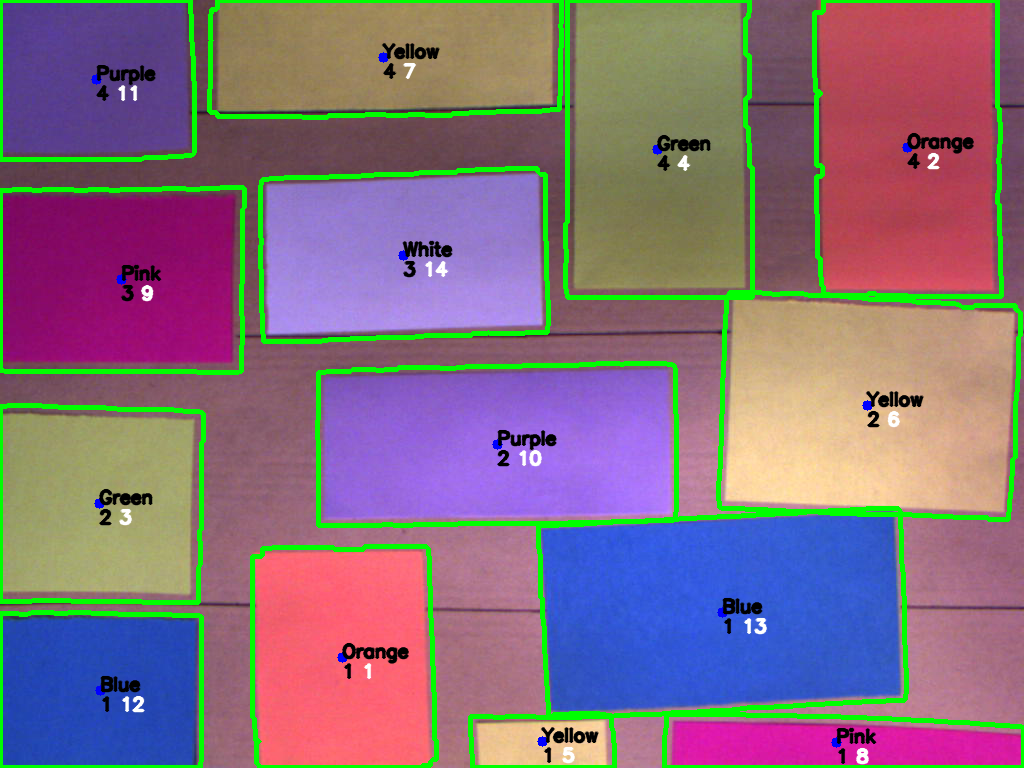
#> input picture paperEval.png, 1024 x 768 px, found by its file name
$ python comparehuh.py
#> lines starting #> are read from the running program, lines starting #| are printed output that depends on the picture
import cv2
import tkinter as tk
import matplotlib as mtp
import matplotlib.pyplot as plt
from matplotlib.backends.backend_tkagg import FigureCanvasTkAgg
from matplotlib import cm
from mpl_toolkits.mplot3d import Axes3D
from matplotlib.figure import Figure


root= tk.Tk()
root.title("Comparaison")

mtp.use("TkAgg")

canvas = tk.Canvas(root)

#plot the domains of the image
#read image
img = cv2.imread('paperEval.png')
#> img is the input picture: shape (768, 1024, 3); mean B, G, R 125.2, 111, 133.4
b,g,r = cv2.split(img)
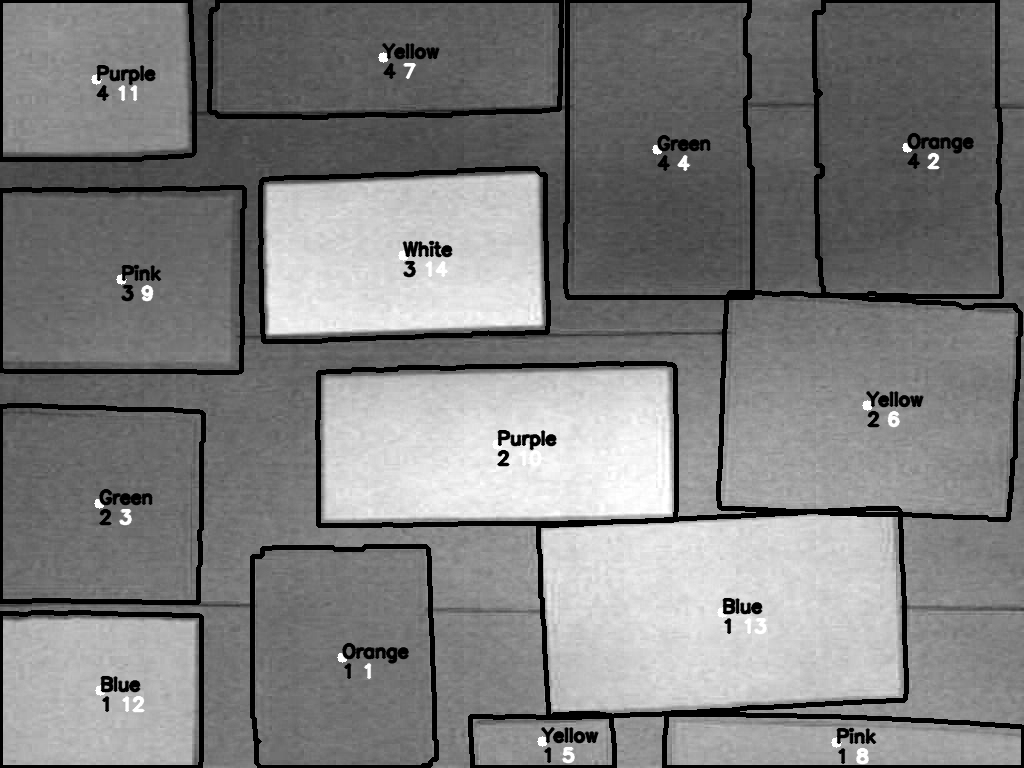
#> b: shape (768, 1024); min 0, max 255, mean 125.2
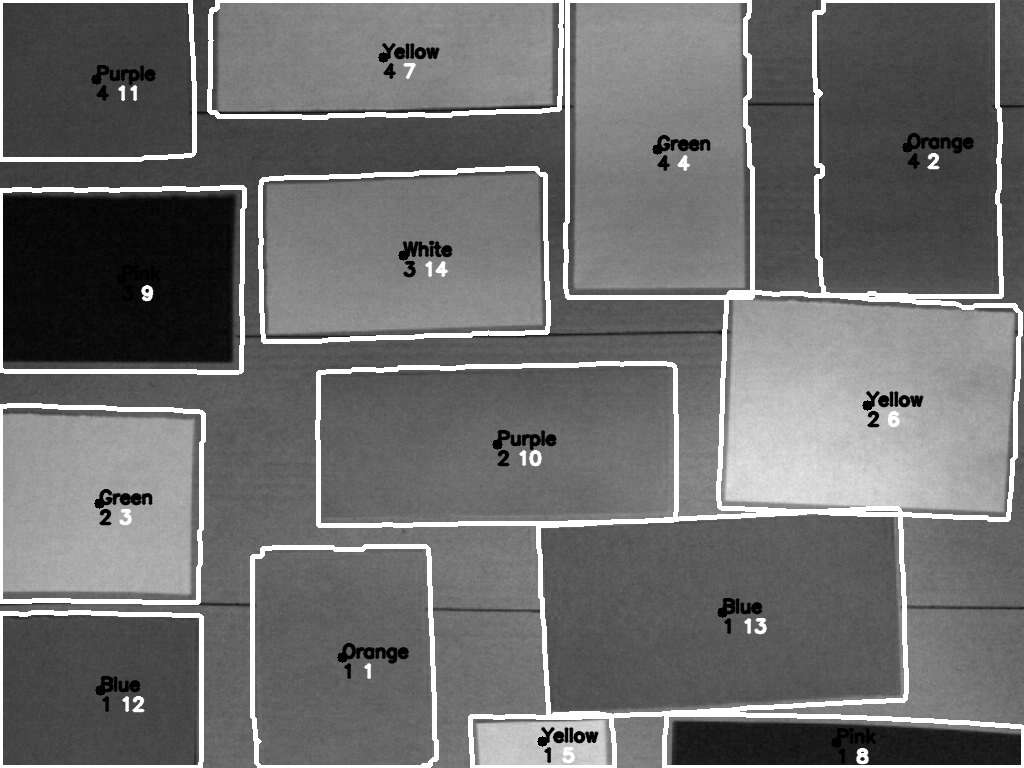
#> g: shape (768, 1024); min 0, max 255, mean 111
hsv = cv2.cvtColor(img, cv2.COLOR_BGR2HSV)
#> hsv: shape (768, 1024, 3); mean H, S, V 113.9, 132.9, 178.1
h,s,v = cv2.split(hsv)
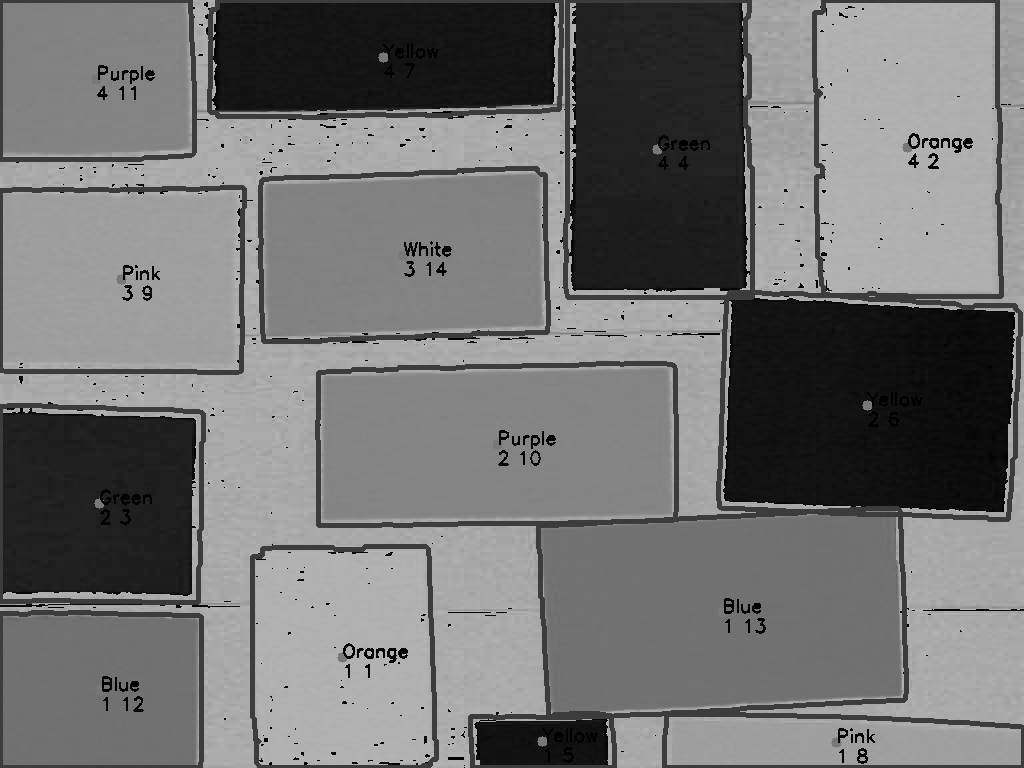
#> h: shape (768, 1024); min 0, max 179, mean 113.9
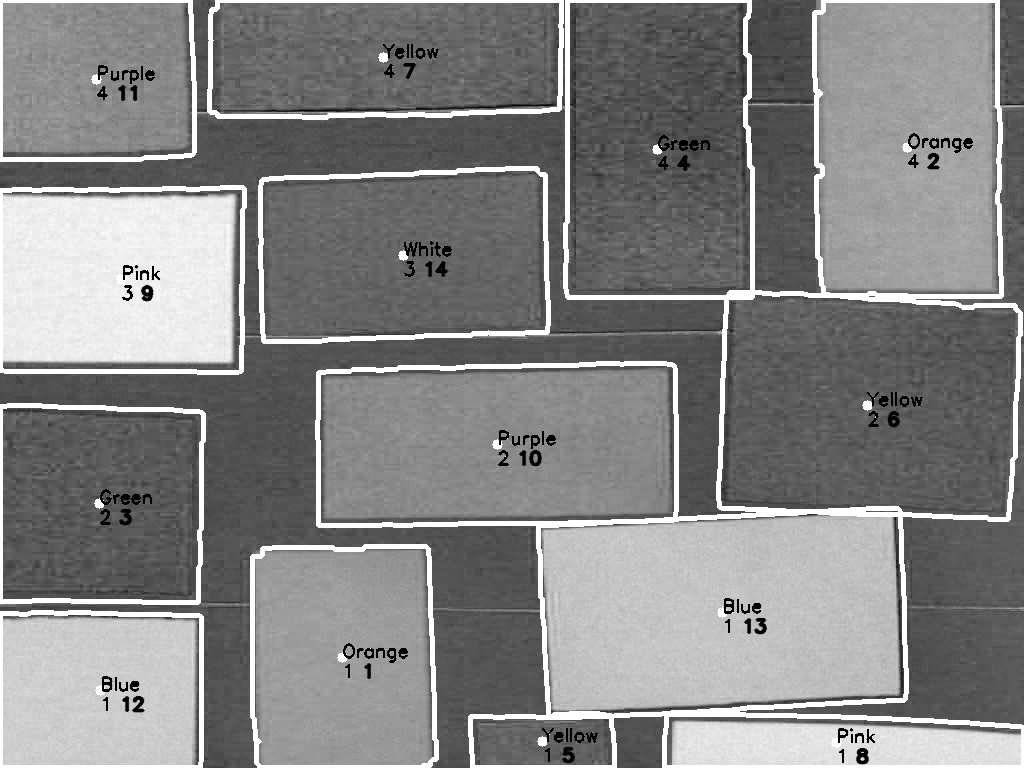
#> s: shape (768, 1024); min 0, max 255, mean 132.9
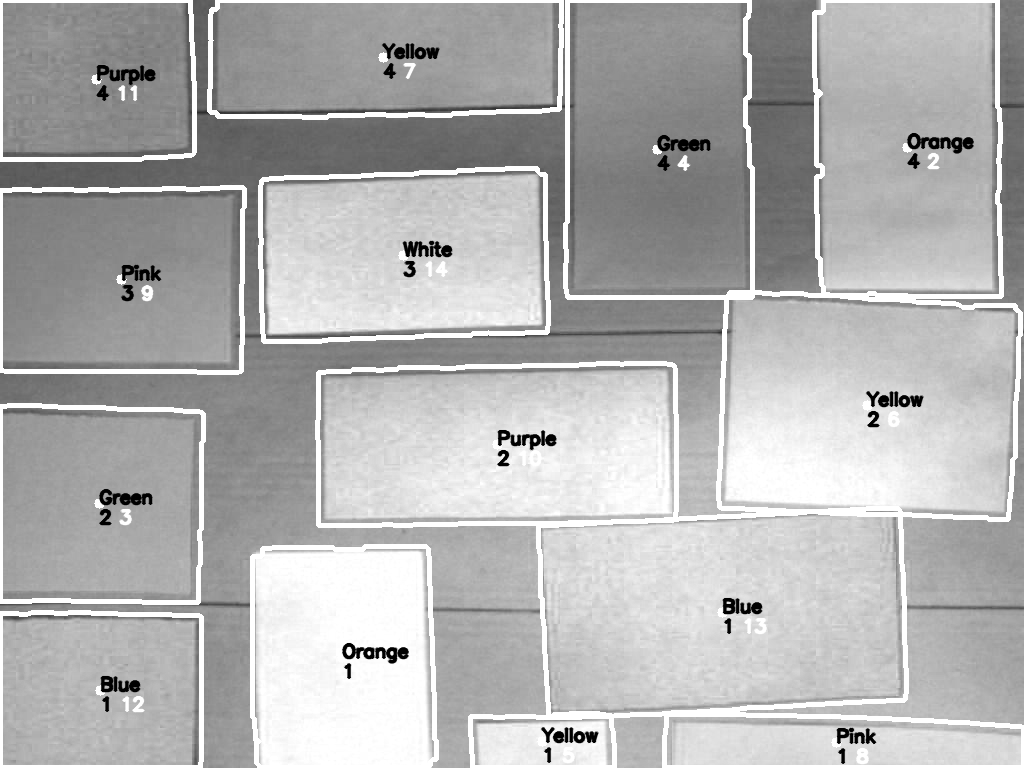
#> v: shape (768, 1024); min 0, max 255, mean 178.1

#plot the scatter plot
figure1 = plt.figure(figsize=(10, 5), dpi=100)

ax1 = figure1.add_subplot(121, projection='3d')

ax1.scatter(b, g, r ,cmap=cm.jet)
ax1.set_xlabel('Blue')
ax1.set_ylabel('Green')
ax1.set_zlabel('Red')
ax1.set_title('RGB 3D projection')


ax2 = figure1.add_subplot(122, projection='3d')
ax2.plot_surface(h, s, v, cmap=cm.jet)
ax2.set_xlabel('H')
ax2.set_ylabel('S')
ax2.set_zlabel('V')
ax2.set_title('HSV 3D projection')

chart2= FigureCanvasTkAgg(figure1, root)
chart2.get_tk_widget().pack(side="top", fill="both",expand="no")

root.mainloop()
